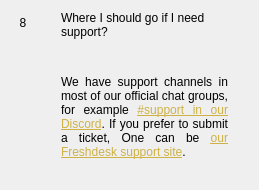
                  <widget class="QWidget" name="widgetFaq8" native="true">
                   <layout class="QHBoxLayout" name="horizontalpage_8" stretch="0,1">
                    <item alignment="Qt::AlignTop">
                     <widget class="QLabel" name="labelNumber8">
                      <property name="minimumSize">
                       <size>
                        <width>24</width>
                        <height>24</height>
                       </size>
                      </property>
                      <property name="maximumSize">
                       <size>
                        <width>16777215</width>
                        <height>24</height>
                       </size>
                      </property>
                      <property name="text">
                       <string>8</string>
                      </property>
                      <property name="alignment">
                       <set>Qt::AlignCenter</set>
                      </property>
                     </widget>
                    </item>
                    <item>
                     <layout class="QVBoxLayout" name="verticalLayoutpage_8">
                      <property name="leftMargin">
                       <number>20</number>
                      </property>
                      <property name="rightMargin">
                       <number>20</number>
                      </property>
                      <item>
                       <widget class="QLabel" name="labelSubtitle8">
                        <property name="text">
                         <string>Where I should go if I need support?</string>
                        </property>
                        <property name="wordWrap">
                         <bool>true</bool>
                        </property>
                       </widget>
                      </item>
                      <item>
                       <spacer name="verticalSpacer_80">
                        <property name="orientation">
                         <enum>Qt::Vertical</enum>
                        </property>
                        <property name="sizeType">
                         <enum>QSizePolicy::Fixed</enum>
                        </property>
                        <property name="sizeHint" stdset="0">
                         <size>
                          <width>20</width>
                          <height>30</height>
                         </size>
                        </property>
                       </spacer>
                      </item>
                      <item>
                       <widget class="QLabel" name="labelContent8">
                        <property name="text">
                         <string>
                           &lt;html&gt;&lt;head/&gt;&lt;body&gt;&lt;p align=&quot;justify&quot;&gt;
                           We have support channels in most of our official chat groups, for example
                           &lt;a style='color: #CEB247' href='https://Discord.PIVX.com'&gt;
                           #support in our Discord&lt;/a&gt;.
                           If you prefer to submit a ticket, One can be
                           &lt;a style='color: #CEB247' href='https://PIVX.FreshDesk.com'&gt;
                           our Freshdesk support site&lt;/a&gt;.
                           &lt;/p&gt;&lt;/body&gt;&lt;/html&gt;
                         </string>
                        </property>
                        <property name="alignment">
                         <set>Qt::AlignLeading|Qt::AlignLeft|Qt::AlignTop</set>
                        </property>
                        <property name="wordWrap">
                         <bool>true</bool>
                        </property>
                       </widget>
                      </item>
                      <item>
                       <spacer name="verticalSpacer_81">
                        <property name="orientation">
                         <enum>Qt::Vertical</enum>
                        </property>
                        <property name="sizeHint" stdset="0">
                         <size>
                          <width>20</width>
                          <height>20</height>
                         </size>
                        </property>
                       </spacer>
                      </item>
                     </layout>
                    </item>
                   </layout>
                  </widget>
